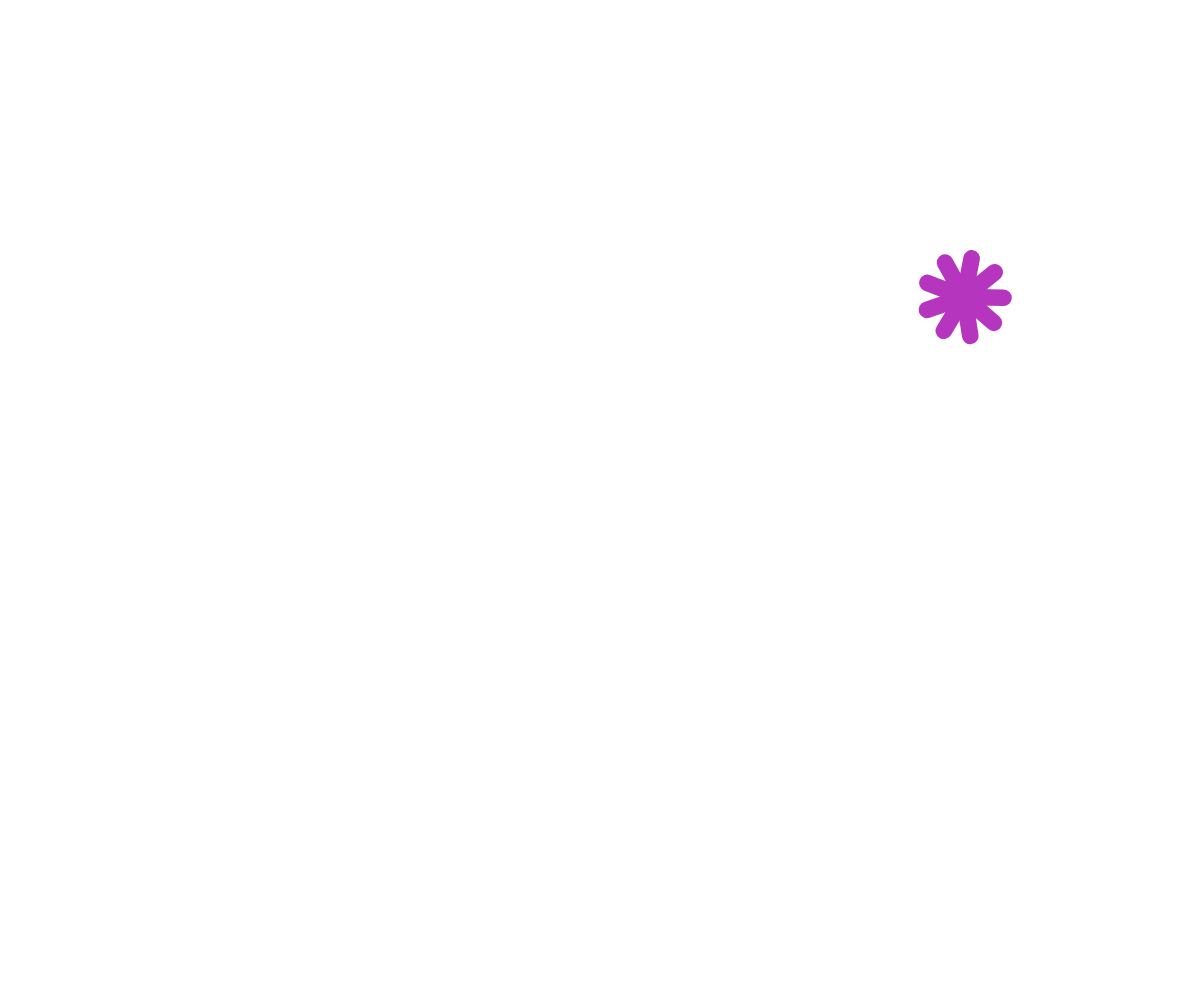
Frame 1 (no input)
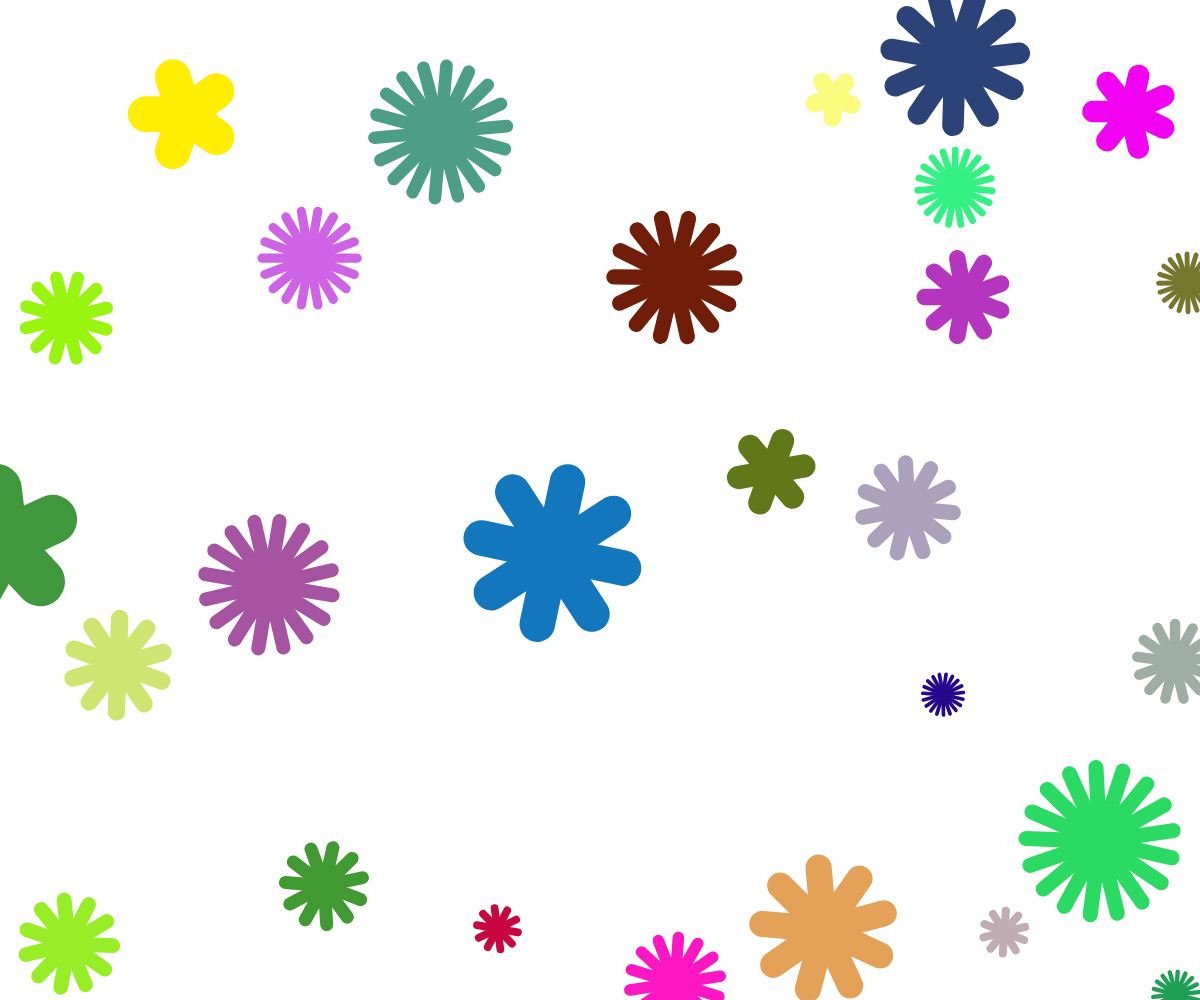
Frame 60 (no input)
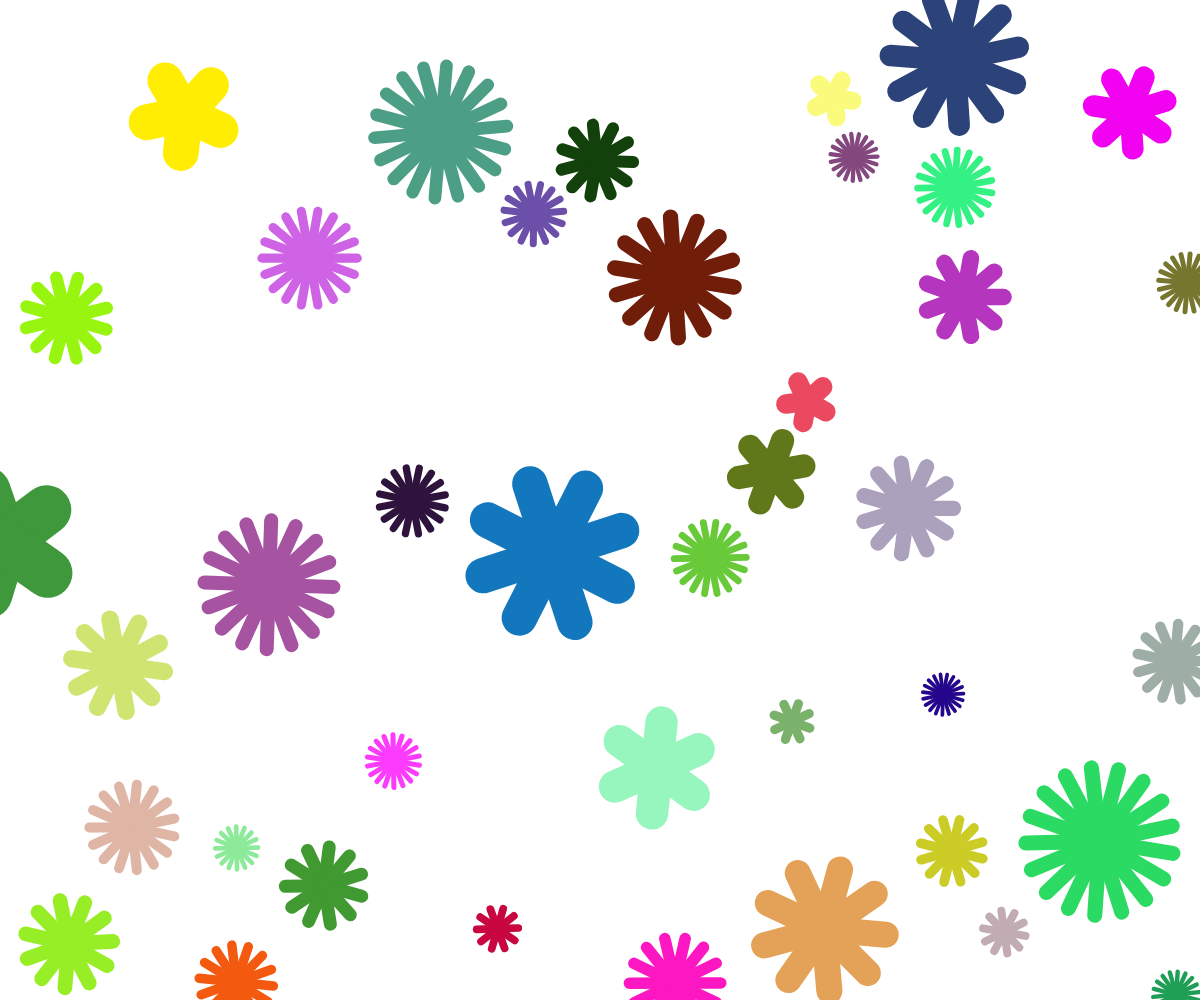
Frame 120 (the mouse pressed at the canvas centre since frame 60)

The p5.js sketch that drew these frames (run headless with seeded random() and noise() and a simulated clock; from frame 60 on, the mouse is pressed at the canvas centre):

// p5.js sketch
// ── sketch.js
let all = []

function setup() {
  createCanvas(windowWidth, windowHeight);
}

function circle_distance (cx1, cy1, r1, cx2, cy2, r2) {
  return dist(cx1,cy1,cx2,cy2)-r1-r2
}

function overlaps_any_flower (f) {
  for (let f2 of all) {
    if (circle_distance (f.cx,f.cy,f.radius, f2.cx, f2.cy, f2.radius)<=0) return true;
  }
  return false;
}

function draw_flower (f) {
  stroke (f.colr);
  strokeWeight (f.weight);
  let r = f.radius - f.weight/2; // Trim the radius to compensante for the rounded cap
  for (let i = 0; i < f.npetals; i++) {
    let ang = radians(360/f.npetals*i+f.start_angle);
    px = f.cx + r * cos(ang)
    py = f.cy + r * sin(ang)
    line (f.cx, f.cy, px, py)
  }
}

function draw() {
  background('white')
  let colr = color(random(255), random(255), random(255))
  let radius = random (20, 100);
  let cx = random(width)
  let cy = random(height)
  let npetals = round (random (5,20))
  let weight = radius * TAU / npetals / 2;
  let f = {npetals,cx,cy,radius,colr,weight,start_angle:0};
  if (!overlaps_any_flower (f)) all.push (f)
  for (let f of all) {
    f.start_angle += 1;
    draw_flower(f)
  }
}
